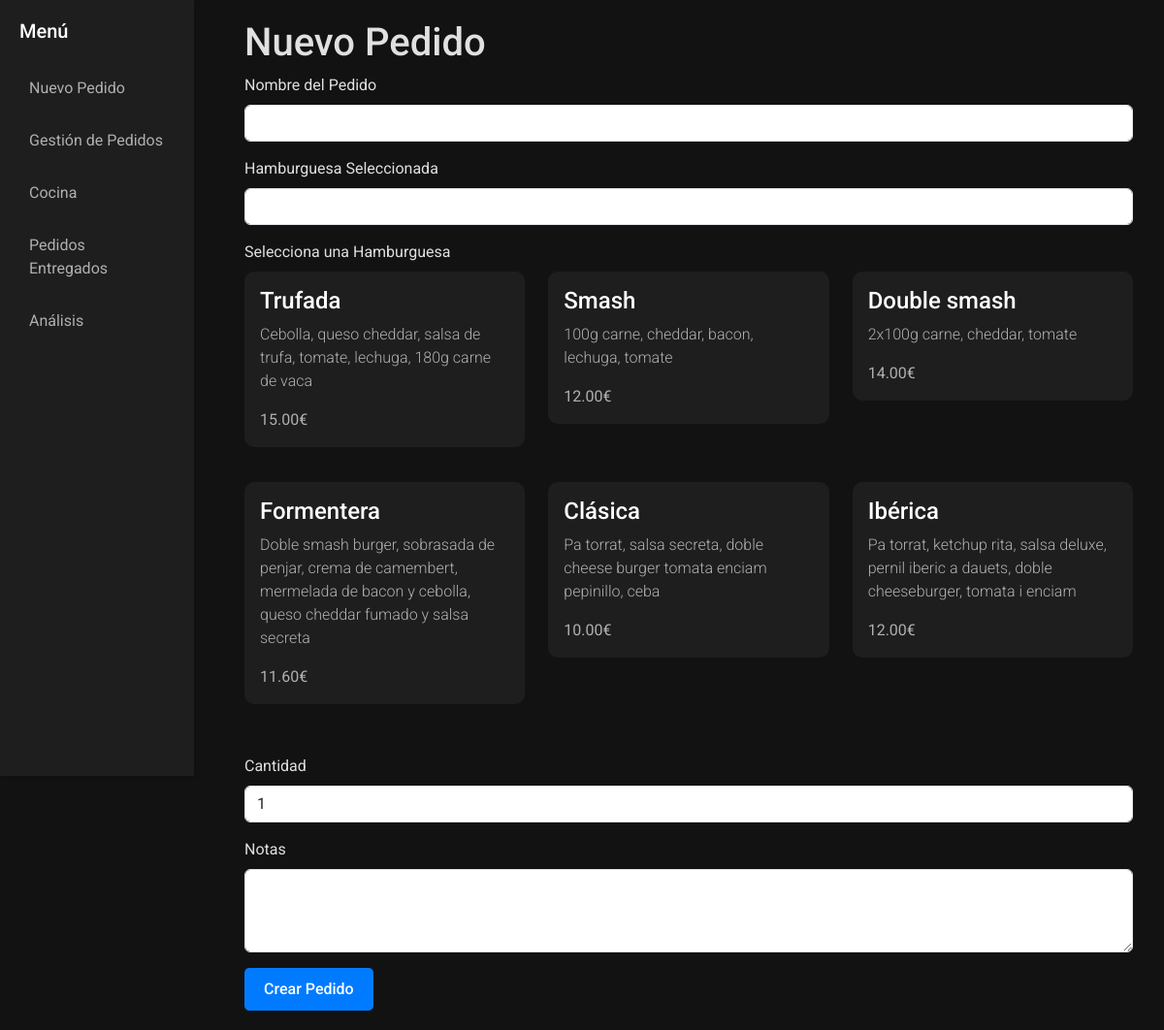
The page / on the database its author committed.
### OSM/models.py (models this page shows, shortened)
class Burger(models.Model):
    name = models.CharField(max_length=100)
    description = models.TextField(blank=True, null=True)
    price = models.DecimalField(decimal_places=2, max_digits=10)

### OSM/views.py (the view)
# urls.py: path('', views.nuevo, name='nuevo'),
def nuevo(request):
    if request.method == 'POST':
        form = PedidoForm(request.POST)
        if form.is_valid():
            form.save()
            return redirect('nuevo')
        else:
            print('El formulario no es valido')
    else:
        form = PedidoForm()
    burgers = Burger.objects.all()
    return render(request, 'nuevo.html', {'form': form, 'burgers': burgers})

### OSM/forms.py
class PedidoForm(forms.ModelForm):
    class Meta:
        model = Pedido
        fields = ['name', 'burger', 'amount', 'notes']
    def __init__(self, *args, **kwargs):
        super().__init__(*args, **kwargs)
        self.fields['burger'].queryset = Burger.objects.all()  # Mostrar todas las hamburguesas
        self.fields['burger'].label = "Selecciona una Hamburguesa"
        self.fields['amount'].label = "Cantidad"

### templates/nuevo.html (shortened to what this page needs)
{% extends 'base.html' %}
{% block content %}
<div class="container">
    <h1>Nuevo Pedido</h1>
    <form method="post">
        <div class="mb-3">
            <label for="id_name" class="form-label">Nombre del Pedido</label>
            <input type="text" class="form-control" id="id_name" name="name" required>
        </div>
        <div class="mb-3">
            <label for="selected_burger" class="form-label">Hamburguesa Seleccionada</label>
            <input type="text" class="form-control" id="selected_burger" name="selected_burger" readonly>
        </div>
        <div class="mb-3">
            <label class="form-label">Selecciona una Hamburguesa</label>
            <div class="row">
                {% for burger in form.burger.field.queryset %}
                <div class="col-md-4 mb-3">
                    <label for="burger_{{ burger.id }}" class="card-label">
                        <div class="card">
                            <div class="card-body">
                                <h5 class="card-title">{{ burger.name }}</h5>
                                <p class="card-text">{{ burger.description }}</p>
                                <p class="card-text"><strong>{{ burger.price }}€</strong></p>
                            </div>
                        </div>
                    </label>
                </div>
                {% endfor %}
            </div>
        </div>
        <div class="mb-3">
            <label for="id_amount" class="form-label">Cantidad</label>
            <input type="number" class="form-control" id="id_amount" name="amount" min="1" value="1" required>
        </div>
        <div class="mb-3">
            <label for="id_notes" class="form-label">Notas</label>
            <textarea class="form-control" id="id_notes" name="notes" rows="3"></textarea>
        </div>
        <button type="submit" class="btn btn-primary">Crear Pedido</button>
    </form>
</div>
{% endblock %}

### templates/base.html (shortened to what this page needs)
<!DOCTYPE html>
<html lang="es">
<head>
    <link href="https://cdn.jsdelivr.net/npm/bootstrap@5.3.0/dist/css/bootstrap.min.css" rel="stylesheet">
</head>
<body>
    <nav class="navbar-vertical">
        <h4>Menú</h4>
        <ul class="nav flex-column">
            <li class="nav-item">
                <a class="nav-link" href="{% url 'nuevo' %}">Nuevo Pedido</a>
            </li>
            <li class="nav-item">
                <a class="nav-link" href="{% url 'lista' %}">Gestión de Pedidos</a>
            </li>
            <li class="nav-item">
                <a class="nav-link" href="{% url 'cocina' %}">Cocina</a>
            </li>
            <li class="nav-item">
                <a class="nav-link" href="{% url 'entregado' %}">Pedidos Entregados</a>
            </li>
            <li class="nav-item">
                <a class="nav-link" href="#">Análisis</a>
            </li>
        </ul>
    </nav>
    <div class="main-content">
        {% block content %}{% endblock %}
    </div>
</body>
</html>

### templates/base.html (style rules this page uses)
body { background-color: #121212; color: #e0e0e0; font-family: 'Roboto', sans-serif; margin: 0; padding: 0; }
.navbar-vertical { width: 200px; height: 100vh; position: fixed; top: 0; left: 0; background-color: #1e1e1e; padding: 20px; box-shadow: 2px 0 5px rgba(0, 0, 0, 0.1); }
.navbar-vertical h4 { color: #ffffff; margin-bottom: 20px; font-weight: 500; font-size: 1.25rem; }
.navbar-vertical .nav-link { color: #b0b0b0; padding: 10px; margin: 5px 0; border-radius: 5px; transition: all 0.3s ease; font-weight: 400; }
.main-content { margin-left: 220px; padding: 20px; }
.card { background-color: #1e1e1e; border: none; color: #e0e0e0; margin-bottom: 20px; transition: transform 0.2s ease, box-shadow 0.2s ease; border-radius: 10px; }
.card-title { color: #ffffff; font-weight: 500; font-size: 1.5rem; }
.card-text { color: #b0b0b0; font-weight: 300; }
.btn { font-weight: 500; border-radius: 5px; padding: 10px 20px; transition: background-color 0.3s ease; }
.btn-primary { background-color: #007bff; border: none; }

### templates/nuevo.html (style rules this page uses)
.card-label { display: block; cursor: pointer; }
.card-label .card { transition: transform 0.2s, box-shadow 0.2s, border 0.2s; }

### rows shown on the page
Burger: name "Trufada", description "Cebolla, queso cheddar, salsa de trufa, tomate, lechuga, 180g carne de vaca", price "15.00"
Burger: name "Smash", description "100g carne, cheddar, bacon, lechuga, tomate", price "12.00"
Burger: name "Double smash", description "2x100g carne, cheddar, tomate", price "14.00"
Burger: name "Formentera", description "Doble smash burger, sobrasada de penjar, crema de camembert, mermelada de bacon y cebolla, queso cheddar fumado y salsa secreta", price "11.60"
Burger: name "Clásica", description "Pa torrat, salsa secreta, doble cheese burger tomata enciam pepinillo, ceba", price "10.00"
Burger: name "Ibérica", description "Pa torrat, ketchup rita, salsa deluxe, pernil iberic a dauets, doble cheeseburger, tomata i enciam", price "12.00"
